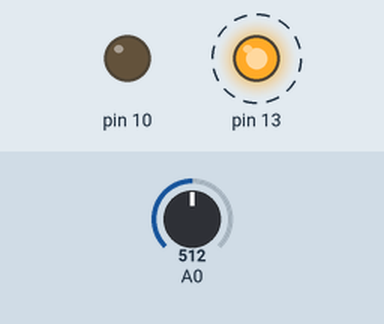
Simulated run of this sketch. Board: Arduino Uno, built with avr-gcc and run on an emulated ATmega328P. On the bench: output pins drawn as LEDs (lit = HIGH). Dashed ring = blinking. The inputs (shaded band) are chosen by the test bench; at power-on: A0 = 512. What the sketch prints to the serial monitor is not drawn.

Above: at 0.5 s.
Timing chart, 0 to 4.6 s (numbered marks = the images above):
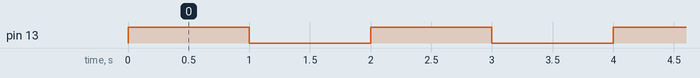

Measured:
- by itself, pin 13: alternates HIGH for 1.0 s and LOW for 1.0 s

The sketch:

brilliant_habbi_gogo1.ino
```cpp
void setup()
{
  Serial.begin(9600);
  pinMode(13, OUTPUT);
  pinMode(10,OUTPUT);

}

void loop()
{
  int i;
  int s=analogRead(A0);
  Serial.println(s);
  for(i=0;i<=60;i++)
  {
    if(s>250)
    {
   digitalWrite(13,HIGH);
      delay(1000);
      digitalWrite(13,LOW);
      delay(1000);
    }

    else if(s<250)
    {
      digitalWrite(13,LOW);
    }
   else
   {
  digitalWrite(10,HIGH);
     delay(1000);
     digitalWrite(10,LOW);
     delay(1000);
   }
  }
}
```
